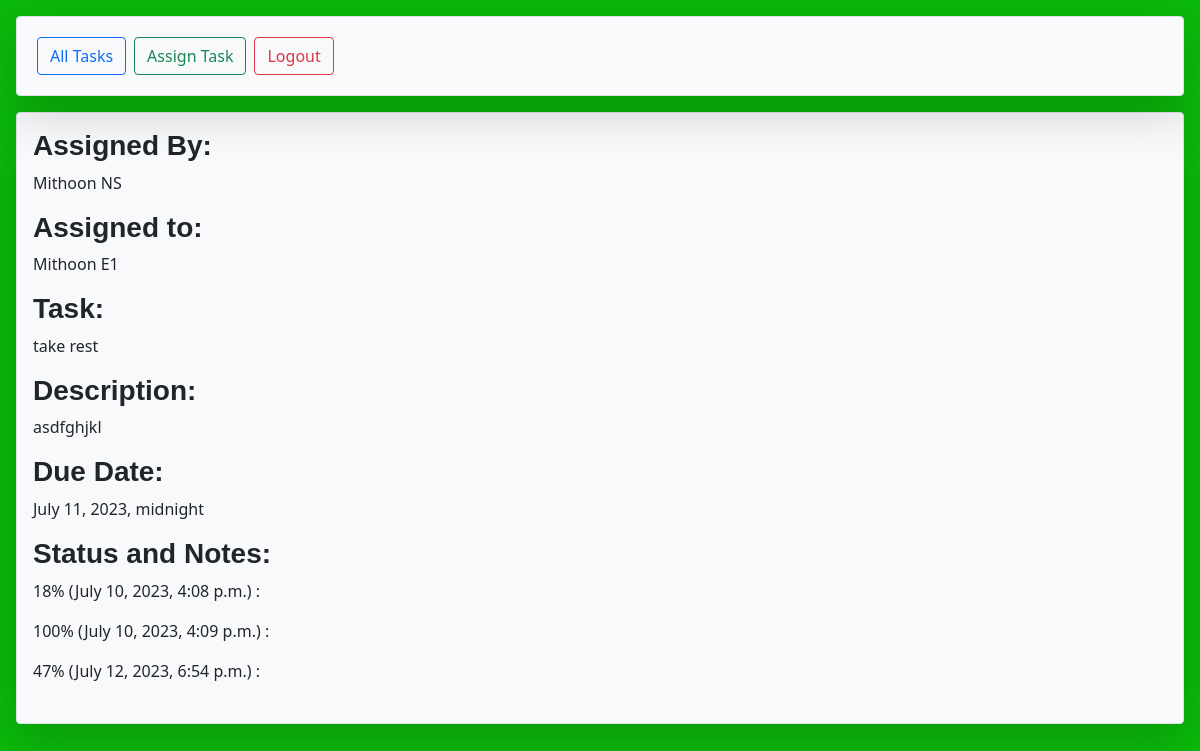
/view_task/1, run on the app's committed database.
### quest_track_app/models.py (models this page shows, shortened)
class Task(models.Model):
    title = models.CharField(max_length=255)
    description = models.TextField()
    due_date = models.DateTimeField(null=True)
    creator = models.ForeignKey(User, related_name="has_created_task", on_delete=models.CASCADE)
    assigned_user = ManyToManyField(User, related_name="users_tasks")
    user_likes = models.ManyToManyField(User, related_name='liked_posts')
    created_at = models.DateTimeField(auto_now_add=True)
    updated_at = models.DateTimeField(auto_now=True)
    objects = TaskManager()

class User(models.Model):
    first_name = models.CharField(max_length=255)
    last_name = models.CharField(max_length=255)
    email = models.CharField(max_length=255, unique=True)
    password = models.CharField(max_length=255)
    phone_number = models.CharField(max_length=255)
    role = models.CharField(max_length=20, choices=[('manager', 'Manager'), ('employee', 'Employee'), ('head', 'Head'), ('executive', 'Executive')])
    secret_password = models.CharField(max_length=255)
    objects = UserManager()
    created_at = models.DateTimeField(auto_now_add=True)
    updated_at = models.DateTimeField(auto_now=True)

class Complete(models.Model):
    completion_notes = models.TextField()
    date_completed = models.DateTimeField(null=True)
    status = models.PositiveIntegerField(default=0, validators=[MinValueValidator(0), MaxValueValidator(100)])
    task = models.ForeignKey(Task, related_name="task_notes", on_delete=models.CASCADE)
    created_at = models.DateTimeField(auto_now_add=True)
    updated_at = models.DateTimeField(auto_now=True)

### quest_track_app/views.py (the view)
# urls.py: path('view_task/<int:id>', views.view_task),
def view_task(request, id):
    context = {
        'task':Task.objects.get(id = id)
}
    return render(request, 'view_task.html', context)

### quest_track_app/templates/view_task.html (shortened to what this page needs)
<!DOCTYPE html>
<html lang="en">
<head>
    {% load static %}
    <link href="https://cdn.jsdelivr.net/npm/bootstrap@5.0.2/dist/css/bootstrap.min.css" rel="stylesheet">
    <link rel="stylesheet" href="{% static 'all_tasks.css' %}">
</head>
<body  style="background-color: rgb(11, 185, 11) ;">
    <div class="m-3">
        <nav id ="nav" class="navbar bg-light navbar-expand-lg navbar-light shadow-lg p-3 mb-1 border rounded" >
            <div class="collapse navbar-collapse" id="navbarSupportedContent">
                <ul class="navbar-nav mr-auto" >
                    <li class="nav-item active">
                    <a class="btn btn-outline-primary m-1" href="/all_tasks">All Tasks</a>
                    </li>
                    {% if this_user.role == 'manager' or 'head' %}
                    <li class="nav-item">
                    <a class="btn btn-outline-success m-1" href="/create_task">Assign Task</a>
                    </li>
                    {% endif %}
                    <li class="nav-item">
                        <a class="btn btn-outline-danger m-1" href="/logout">Logout</a>
                    </li>
                </ul>
            </div>
        </nav>
    </div>
    <div id ="header" class="form-group shadow-lg bg-light m-3 border rounded-2">
        <div class="form-group">
            <form class="d-flex flex-column justify-content-between mb-2 p-3" action="/task_creation" method="POST">
            <div class="input_block">
                <h3>Assigned By:</h3>
                {% for user in task.assigned_user.all %}
                <p>{{ task.creator.first_name }} {{ task.creator.last_name }}</p>
                {% endfor %}
            </div>
            <div class="input_block">
                <h3>Assigned to:</h3>
                {% for user in task.assigned_user.all %}
                <p>{{user.first_name}} {{user.last_name}}</p>
                {% endfor %}
            </div>
            <div class="input_block" class = "">
            <h3>Task:</h3>
            <p>{{task.title}}</p>
            <h3>Description:</h3>
            <p>{{task.description}}</p>
            <h3>Due Date:</h3>
            <p>{{task.due_date}}</p>
            </div>
        <div class="">
            <h3>Status and Notes:</h3>
            {% for note in task.task_notes.all %}
            <p>{{note.status}}% ({{note.date_completed}}) :    {{note.completion_notes}}</p>
            {% endfor %}
        </div>
    </form>
    </div>
    </div>
</body>
</html>

### quest_track_app/static/all_tasks.css (style rules this page uses)
body { background-color: #D9E2EC; }
h3,h2,h1, label { font-family: "Sofia", sans-serif; font-weight: bold; }

### data on the page
User: first_name "Mithoon", last_name "E1"
Task: creator.first_name "Mithoon", creator.last_name "NS", title "take rest", description "asdfghjkl", due_date "July 11, 2023, midnight"
Complete: status "18", date_completed "July 10, 2023, 4:08 p.m."
Complete: status "100", date_completed "July 10, 2023, 4:09 p.m."
Complete: status "47", date_completed "July 12, 2023, 6:54 p.m."
